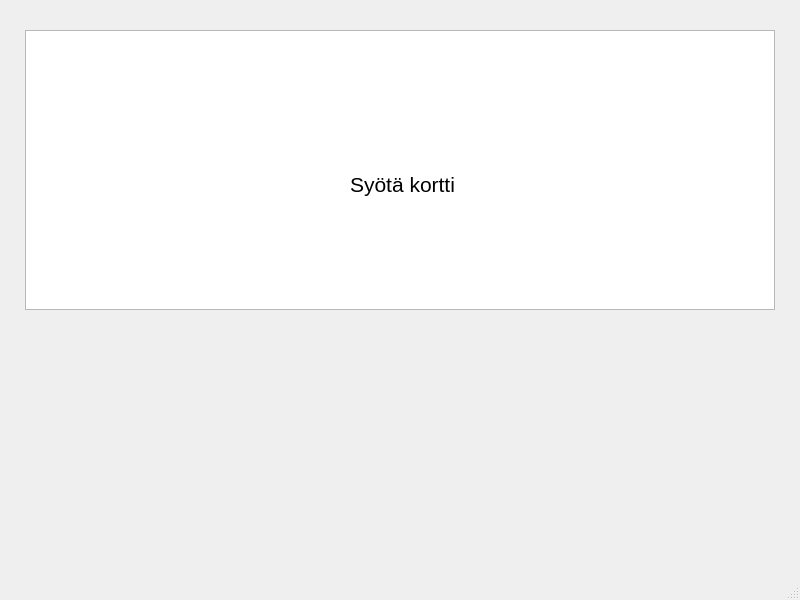
<?xml version="1.0" encoding="UTF-8"?>
<ui version="4.0">
 <class>MainWindow</class>
 <widget class="QMainWindow" name="MainWindow">
  <property name="geometry">
   <rect>
    <x>0</x>
    <y>0</y>
    <width>800</width>
    <height>600</height>
   </rect>
  </property>
  <property name="windowTitle">
   <string>MainWindow</string>
  </property>
  <widget class="QWidget" name="centralwidget">
   <widget class="QLabel" name="label">
    <property name="geometry">
     <rect>
      <x>350</x>
      <y>170</y>
      <width>104</width>
      <height>28</height>
     </rect>
    </property>
    <property name="font">
     <font>
      <pointsize>16</pointsize>
     </font>
    </property>
    <property name="text">
     <string>Syötä kortti</string>
    </property>
   </widget>
   <widget class="QTextBrowser" name="textBrowser">
    <property name="geometry">
     <rect>
      <x>25</x>
      <y>30</y>
      <width>750</width>
      <height>280</height>
     </rect>
    </property>
   </widget>
   <zorder>textBrowser</zorder>
   <zorder>label</zorder>
  </widget>
  <widget class="QMenuBar" name="menubar">
   <property name="geometry">
    <rect>
     <x>0</x>
     <y>0</y>
     <width>800</width>
     <height>22</height>
    </rect>
   </property>
  </widget>
  <widget class="QStatusBar" name="statusbar"/>
 </widget>
 <resources/>
 <connections/>
</ui>
